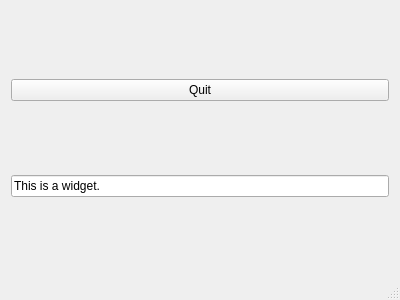
<?xml version="1.0" encoding="UTF-8"?>
<ui version="4.0">
 <class>MainWindow</class>
 <widget class="QMainWindow" name="MainWindow">
  <property name="geometry">
   <rect>
    <x>0</x>
    <y>0</y>
    <width>400</width>
    <height>300</height>
   </rect>
  </property>
  <property name="windowTitle">
   <string>MainWindow</string>
  </property>
  <widget class="QWidget" name="centralWidget">
   <layout class="QVBoxLayout" name="verticalLayout">
    <item>
     <widget class="QPushButton" name="pushButton">
      <property name="text">
       <string>Quit</string>
      </property>
     </widget>
    </item>
    <item>
     <widget class="QLineEdit" name="lineEdit">
      <property name="text">
       <string>This is a widget.</string>
      </property>
     </widget>
    </item>
   </layout>
  </widget>
  <widget class="QStatusBar" name="statusBar"/>
 </widget>
 <layoutdefault spacing="6" margin="11"/>
 <resources/>
 <connections/>
</ui>
